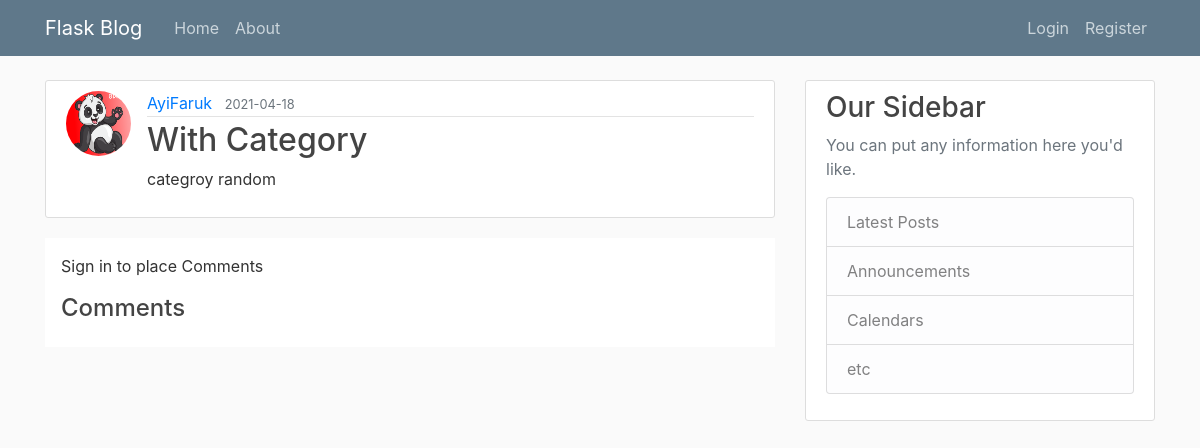
Screenshot of /post/2 with the database file from the repository.
### app/models.py (models this page shows, shortened)
class User(db.Model, UserMixin):
    id = db.Column(db.Integer, primary_key=True)
    username = db.Column(db.String(20), unique=True, nullable=False)
    email = db.Column(db.String(120), unique=True, nullable=False)
    password = db.Column(db.String(120), nullable=False)
    image_file = db.Column(db.String(20), nullable=False, default='default.jpg')
    posts=  db.relationship('Post', backref='author', lazy=True)
    comments=  db.relationship('Comment', backref='authorCom', lazy=True)

class Post(db.Model):
    id = db.Column(db.Integer, primary_key=True)
    title = db.Column(db.String(100), nullable=False)
    date_posted = db.Column(db.DateTime, nullable=False, default=datetime.utcnow)
    content = db.Column(db.Text, nullable=False)
    user_id = db.Column(db.Integer, db.ForeignKey('user.id'), nullable=False)
    comments=  db.relationship('Comment', backref='thread', lazy=True)
    category_id = db.Column(db.Integer, db.ForeignKey('category.id'), nullable=False)

### app/posts/routes.py (the view)
@posts.route("/post/<int:post_id>", methods=['GET', 'POST'])
def post(post_id):
    form = CommentForm()                    # Form for posting a Comment
    post = Post.query.get_or_404(post_id)   # Get the Post or return 404 if post not exist
    if form.validate_on_submit():
        comment = Comment(comment=form.content.data,thread=post,user_id=current_user.id)
        db.session.add(comment)
        db.session.commit()
        return redirect(url_for('posts.post',post_id=post.id))
    return render_template('post.html', title=post.title, post=post,commentForm=form)

### app/templates/post.html (shortened to what this page needs)
{% extends "layout.html" %}
{% block content %}
  <article class="media content-section">
    <img class="rounded-circle article-img" src="{{ url_for('static', filename='profile_pics/' + post.author.image_file) }}">
    <div class="media-body">
      <div class="article-metadata">
        <a class="mr-2" href="{{ url_for('users.user_posts', username=post.author.username) }}">{{ post.author.username }}</a>
        <small class="text-muted">{{ post.date_posted.strftime('%Y-%m-%d') }}</small>
      </div>
      <h2 class="article-title">{{ post.title }}</h2>
      <p class="article-content">{{ post.content }}</p>
    </div>
  </article>
  <div class="bg-white p-3">
      {% if current_user.is_authenticated %}
      <form method="POST" action="">
          {{ commentForm.hidden_tag() }}
          <fieldset class="form-group">
              <legend class="border-bottom mb-4">Place a Comment</legend>
              <div class="form-group">
                  {{ commentForm.content.label(class="form-control-label") }}
                  {% if commentForm.content.errors %}
                      {{ commentForm.content(class="form-control form-control-lg is-invalid") }}
                      <div class="invalid-feedback">
                          {% for error in commentForm.content.errors %}
                              <span>{{ error }}</span>
                          {% endfor %}
                      </div>
                  {% else %}
                      {{ commentForm.content(class="form-control form-control-lg") }}
                  {% endif %}
              </div>
          </fieldset>
          <div class="form-group">
              {{ commentForm.submit(class="btn btn-outline-info") }}
          </div>
      </form>
      <hr>
      {% else %}
      <p> Sign in to place Comments</p>
      {% endif %}
      <div class="media-body">
        <h4>Comments</h4>
      </div>
  </div>
{% endblock content %}

### app/static/style/main.css (style rules this page uses)
body { background: #fafafa; color: #333333; margin-top: 5rem; }
h1, h2, h3, h4, h5, h6 { color: #444444; }
.content-section { background: #ffffff; padding: 10px 20px; border: 1px solid #dddddd; border-radius: 3px; margin-bottom: 20px; }
.article-title { color: #444444; }
.article-content { white-space: pre-line; }
.article-img { height: 65px; width: 65px; margin-right: 16px; }
.article-metadata { padding-bottom: 1px; margin-bottom: 4px; border-bottom: 1px solid #e3e3e3 }

### rows the page displays
User: image_file (placeholder picture), author.username "AyiFaruk"
Post: date_posted "2021-04-18", title "With Category", content "categroy random"
